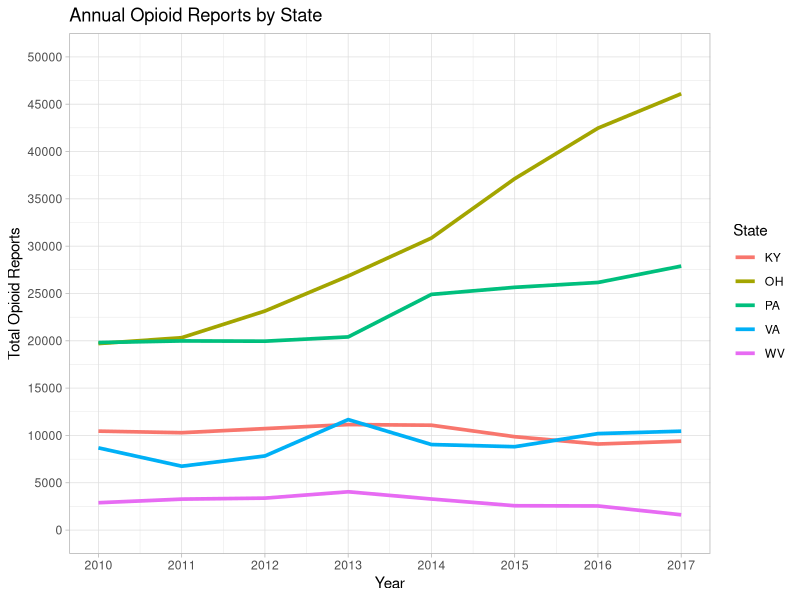

Recreate this plot in R.
## ---- chunk 1
knitr::opts_chunk$set(echo = TRUE)
## ---- chunk 2
# Libraries
library(tidyverse)
library(ggplot2)
## ---- chunk 3
# Read the data into R
Data = read.csv(file = 'MCM_NFLIS_Data.csv', header = FALSE)

# Create a data frame
DF = data.frame(Year = Data$V1,
                State = Data$V2,
                County = Data$V3,
                FIPS_State = Data$V4,
                FIPS_County = Data$V5,
                FIPS_Combined = Data$V6,
                Substance = Data$V7,
                Opioid_Reports = Data$V8,
                Total_Drug_Reports_County = Data$V9,
                Total_Drug_Reports_State = Data$V10)

# Extract relevant rows and reindex
DF = DF[-1,]
rownames(DF) = NULL

# Transform factors into numeric values
DF$Year = as.numeric(as.character(DF$Year))
DF$Opioid_Reports = as.numeric(as.character(DF$Opioid_Reports))
DF$Total_Drug_Reports_County = as.numeric(as.character(DF$Total_Drug_Reports_County))
DF$Total_Drug_Reports_State = as.numeric(as.character(DF$Total_Drug_Reports_State))

# Compute total opioid reports for each year and county
Annual_County <- DF %>%
  group_by(Year, FIPS_Combined) %>%
  summarize(Total_Opioid_Reports_County = sum(Opioid_Reports))

# Compute total opioid reports for each year and state
Annual_State <- DF %>%
  group_by(Year, FIPS_State) %>%
  summarize(Total_Opioid_Reports_State = sum(Opioid_Reports))

# Join opioid totals back to original dataset
DF <- DF %>%
  inner_join(Annual_County, by = c("Year", "FIPS_Combined")) %>%
  inner_join(Annual_State, by = c("Year", "FIPS_State"))

# Reorder Columns
DF <- DF[c(1,2,3,4,5,6,7,8,11,12,9,10)]
## ---- chunk 4
# Create the first vizualization
DF %>%
  ggplot(aes(x = Year, y = Total_Opioid_Reports_State, color = State)) +
  geom_line(size = 1.25) +
  labs(x = "Year", y = "Total Opioid Reports") +
  ggtitle("Annual Opioid Reports by State") +
  scale_x_continuous(breaks = c(seq(2010, 2017, 1)), limits = c(2010, 2017)) +
  scale_y_continuous(breaks = c(seq(0, 50000, 5000)), limits = c(0, 50000)) +
  theme_light()
